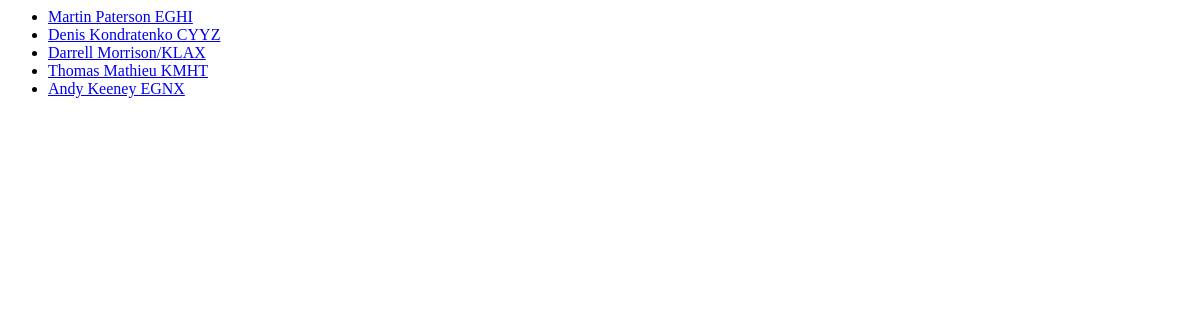
/users/, run on an earlier commit of the app's database.
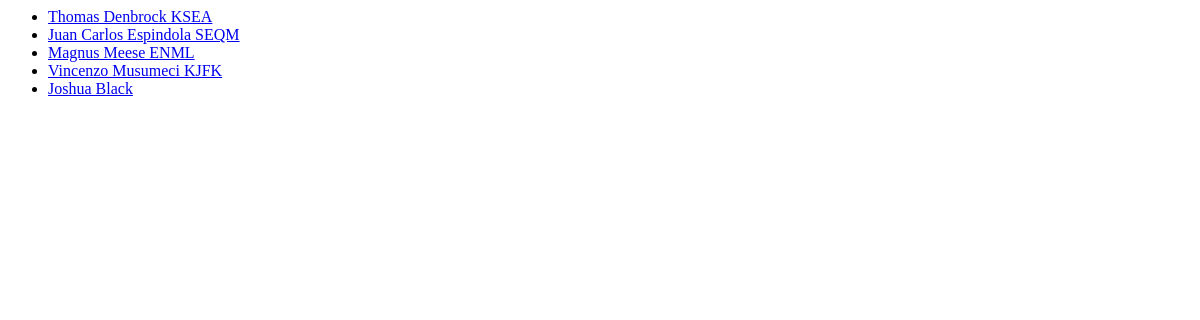
And on a later commit of the database.
### users/models.py (models this page shows, shortened)
class Personal(models.Model):
	cid = models.CharField(max_length=30, primary_key=True)
	realname = models.CharField(max_length=50)
	pilot_rating = models.CharField(max_length=30)
	atc_rating = models.CharField(max_length=30)

### users/views.py (the view)
def index(request):
    user_objs = Personal.objects.order_by('-cid')[:5]
    template = loader.get_template('users/index.html')
    context = {
        'user_objs': user_objs,
    }
    return HttpResponse(template.render(context, request))

### users/templates/users/index.html
{% if user_objs %}
    <ul>
    {% for user in user_objs %}
        <li><a href="/users/{{ user.cid }}/">{{ user.realname }}</a></li>
    {% endfor %}
    </ul>
{% else %}
    <p>Ain't no users.</p>
{% endif %}

What changed in the data, as far as the page shows it:
removed Personal: realname "Martin Paterson EGHI"
removed Personal: realname "Denis Kondratenko CYYZ"
removed Personal: realname "Darrell Morrison/KLAX"
removed Personal: realname "Thomas Mathieu KMHT"
removed Personal: realname "Andy Keeney EGNX"
added Personal: realname "Thomas Denbrock KSEA"
added Personal: realname "Juan Carlos Espindola SEQM"
now on this page (row unchanged): Personal: realname "Magnus Meese ENML"
added Personal: realname "Vincenzo Musumeci KJFK"
now on this page (row unchanged): Personal: realname "Joshua Black"
